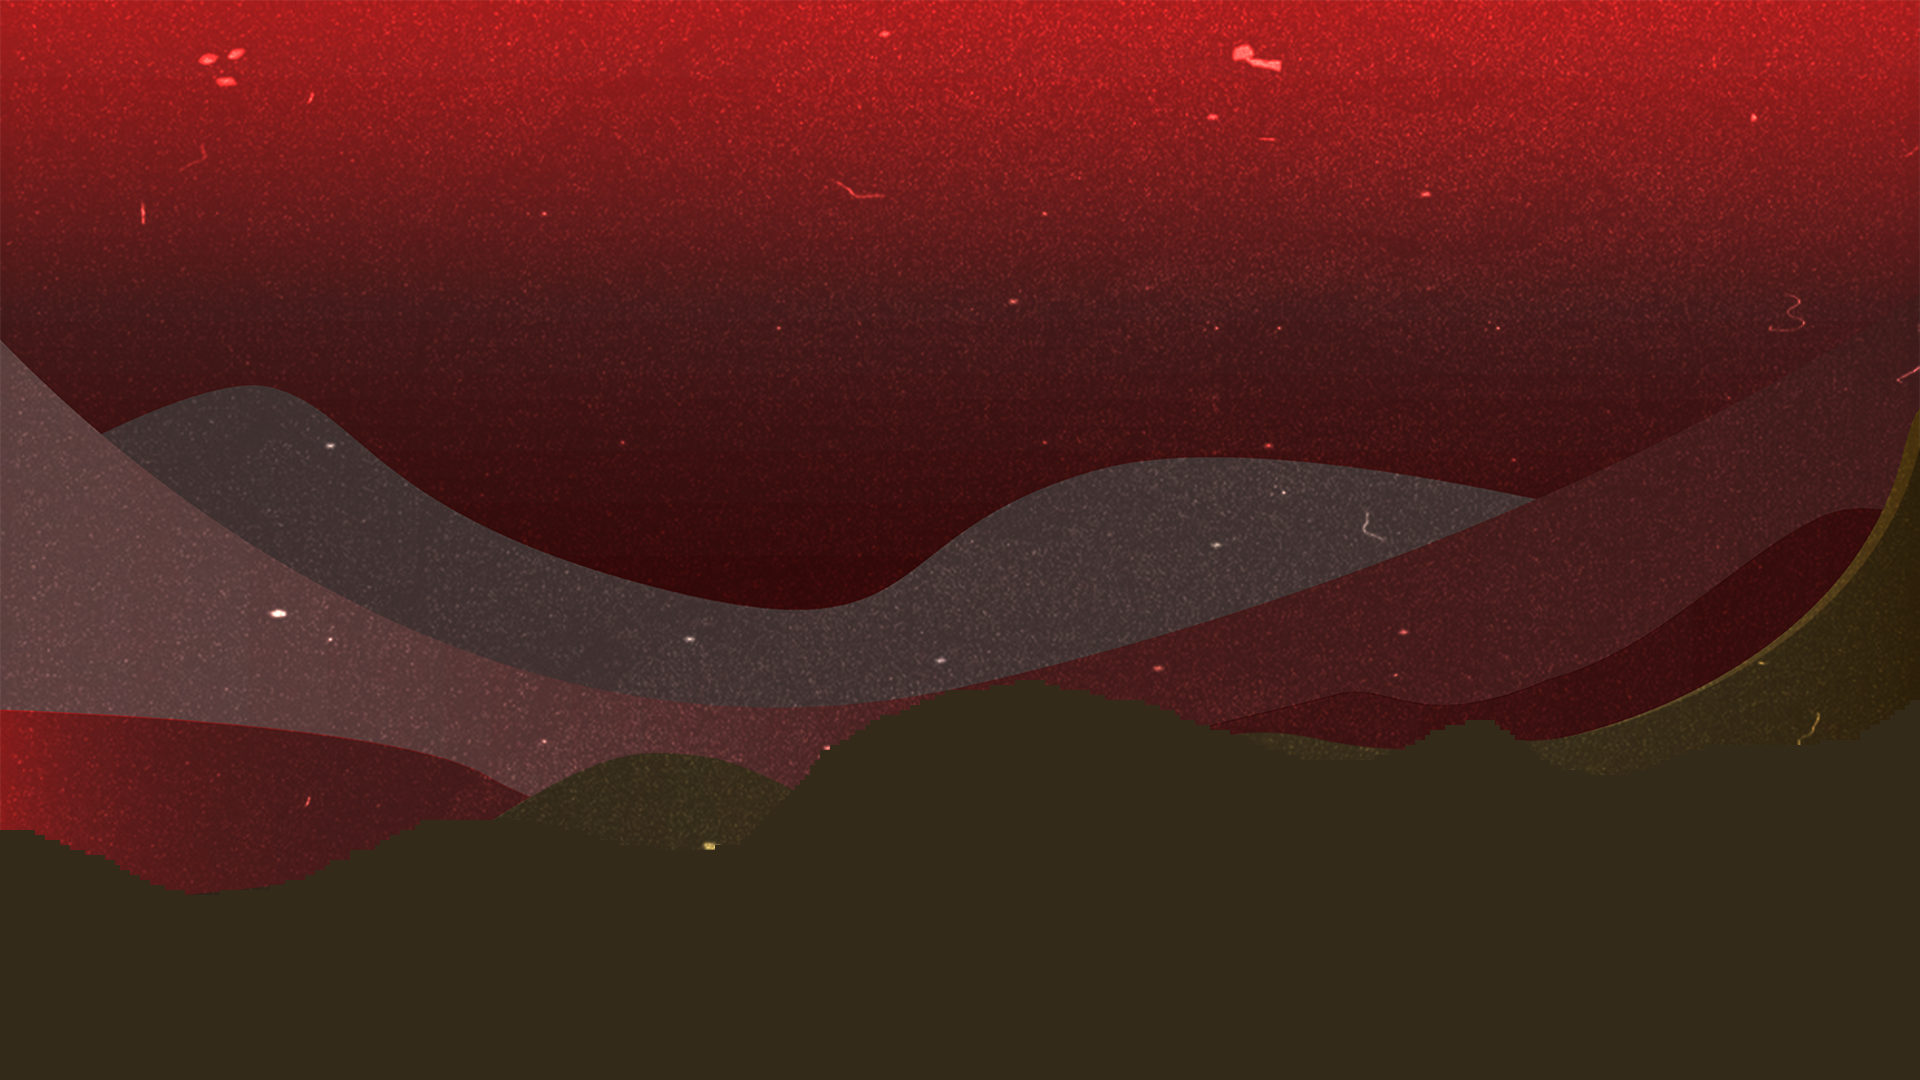

This game map was drawn from its Tiled (.tmx) file and the tilesets committed beside it. A one-line description and the trimmed map source follow:
An orthogonal 384x216 tile map with 5x5 px tiles, 1 tile layer (block), 1 image layer.

<map version="1.9" tiledversion="1.9.2" orientation="orthogonal" renderorder="right-down" width="384" height="216" tilewidth="5" tileheight="5" infinite="0" nextlayerid="4" nextobjectid="1">
 <tileset firstgid="1" source="GroundTilev2.tsx" />
 <imagelayer id="3" name="bg">
  <image source="MatchStarts.png" width="1920" height="1080" />
 </imagelayer>
 <layer id="1" name="block" width="384" height="216">
  <data>[82944 cells, 23019 non-empty, 1 distinct tile ids]</data>
 </layer>
</map>